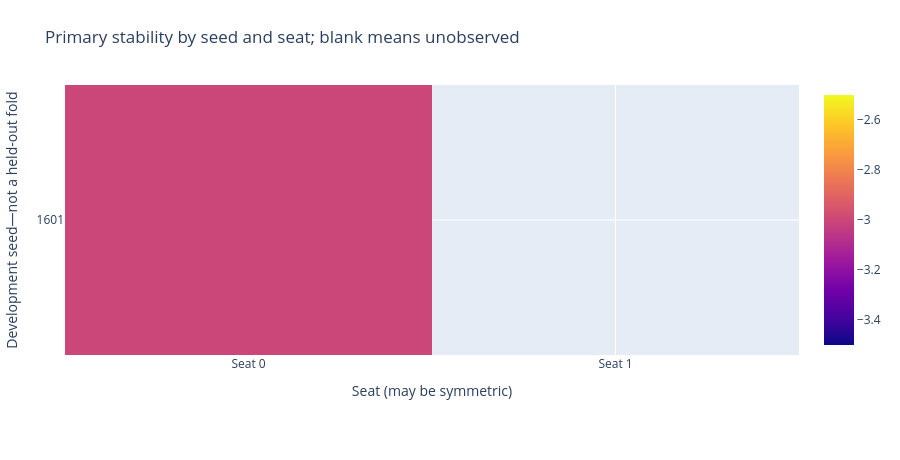

The code cell stored with this chart in its notebook:
### Markdown cell above
### 8 · Stability across observed seed/seat blocks
Blank cells are unobserved primary combinations—not zeros. Symmetric seats are not independent samples. No inferential confidence intervals are produced.

### Code cell
charts[4].show()
display(pd.read_csv(OUT / 'primary_by_seed.csv'))

### Figure 1 — Plotly figure (JSON) as saved in the notebook; plotly's stock layout.template omitted (floating-point values rounded to 4 significant figures)
{"data": [{"hoverongaps": false, "hovertemplate": "Seed %{y}, %{x}<br>Final coin delta: %{z}<extra></extra>", "type": "heatmap", "x": ["Seat 0", "Seat 1"], "y": ["1601"], "z": [[-3.0, NaN]]}], "layout": {"height": 460, "margin": {"b": 105, "l": 65, "r": 25, "t": 85}, "title": {"text": "Primary stability by seed and seat; blank means unobserved"}, "xaxis": {"title": {"text": "Seat (may be symmetric)"}}, "yaxis": {"title": {"text": "Development seed—not a held-out fold"}}}}
